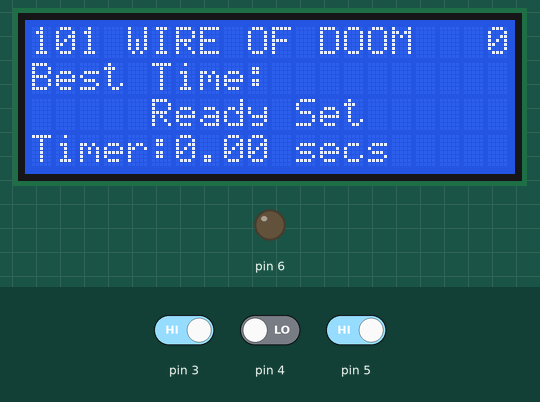
Simulated run of this sketch. Board: Arduino Uno, built with avr-gcc and run on an emulated ATmega328P. Parts: 20×4 character LCD, output pins drawn as LEDs (lit = HIGH). Inputs (shaded band) come from the test bench; at power-on: pin 3 HIGH, pin 4 LOW, pin 5 HIGH.

Above: at 1.3 s.
1.4 s: pin 3 driven LOW
At 2.0 s:
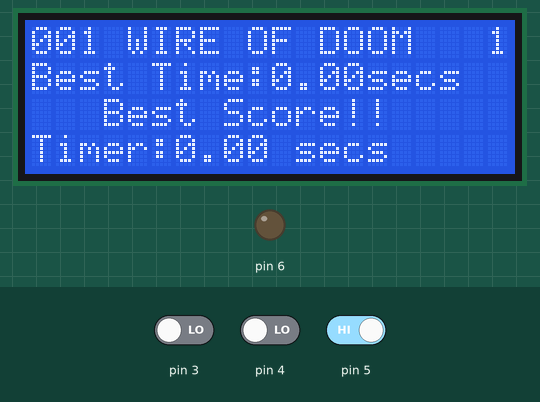
3.0 s: pin 3 driven HIGH
At 3.9 s:
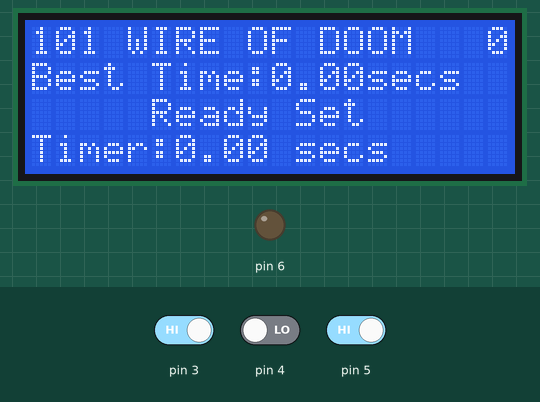
4.5 s: pin 3 driven LOW
At 5.4 s:
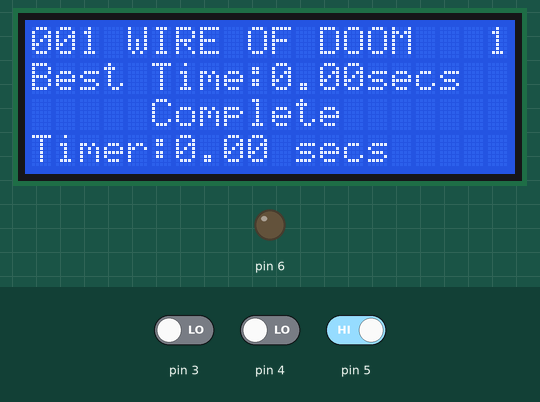
6.0 s: pin 4 driven HIGH
At 7.1 s:
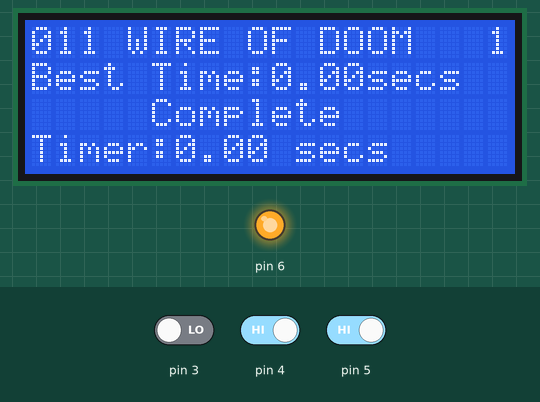
7.5 s: pin 5 driven LOW
At 8.3 s:
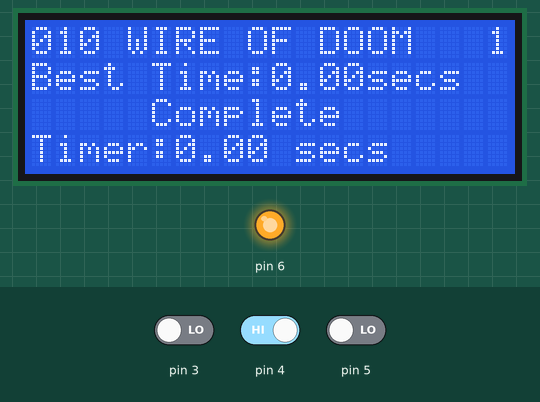
9.0 s: pin 3 driven HIGH
At 9.7 s:
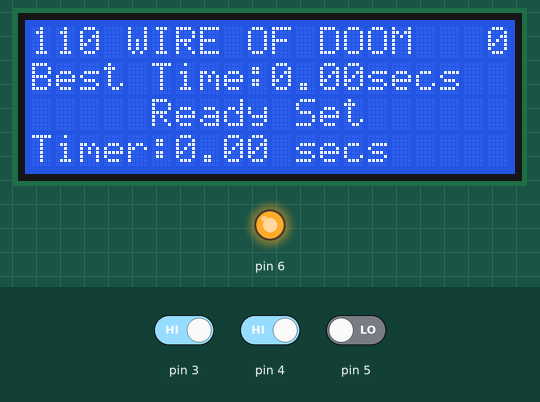
Timing chart, 0 to 11.5 s (numbered marks = the images above; inputs shaded):
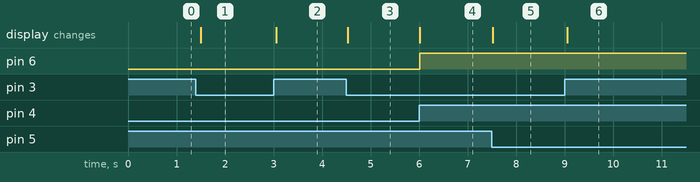

Measured:
- after the input at 1.4 s, the display: first changes after 0.10 s (image 1 shows a later state)
- after the input at 3.0 s, the display: first changes after 0.05 s (image 2 shows a later state)
- after the input at 4.5 s, the display: first changes at once (image 3 shows a later state)
- after the input at 6.0 s, pin 6: LOW → HIGH at once; the display: changes at once (image 4)
- after the input at 7.5 s, the display: changes at once (image 5)
- after the input at 9.0 s, the display: first changes after 0.05 s (image 6 shows a later state)

The sketch:

Wire-Game.ino
```cpp
//WIRE TRACE GAME
//
//
#include <Wire.h>
#include <LiquidCrystal_I2C.h>

LiquidCrystal_I2C lcd(0x27, 20, 4); // set the LCD address to 0x27 for a 20 chars and 4 line display

int TStart = 2;
int Track = 0;
int TEnd = 0;
int Trip = 0;

long startTime ;                    // start time for stop watch
long elapsedTime ;                  // elapsed time for stop watch
float endTime;                       // End time for stop watch
float BestTime = 9999999;
float elapsedTimeLCD;

void setup()
{
  pinMode(3, INPUT);
  pinMode(4, INPUT);
  pinMode(5, INPUT);
  pinMode(6, OUTPUT);

  digitalWrite(2, 1); //Turns on Wire Ring

  lcd.init();                      // initialize the lcd
  lcd.init();
  // Print a message to the LCD.
  lcd.backlight();
  lcd.setCursor(4, 0);
  lcd.print("WIRE OF DOOM");
  lcd.setCursor(0, 1);
  lcd.print("Best Time:");
  lcd.setCursor(0, 2);
  lcd.print("");
  lcd.setCursor(0, 3);
  lcd.print("Timer:0.00 secs     ");
  lcd.setCursor(19, 0);
  lcd.print(Trip);
  TStart = digitalRead(3);
  if (TStart == 0) { //Checks if game is in start position
    Trip = 1;
    lcd.setCursor(0,2);
    lcd.print("    Go to Start     ");
  }
}


void loop()
{
  TStart = digitalRead(3);
  Track = digitalRead(4);
  TEnd = digitalRead(5);

  lcd.setCursor(19, 0);
  lcd.print(Trip);

  if (TStart == 1) {
    Trip = 0;
   }

  if (Trip == 0) { // User has wire loop on start position
    if (TStart == 1) {
      lcd.setCursor(0, 2);
      lcd.print("     Ready Set      ");
      lcd.setCursor(0, 3);
      lcd.print("Timer:0.00 secs     ");
      startTime = millis();
    }

    if (TStart == 0 && Track == 1) {
      float FailTime = elapsedTimeLCD;
      lcd.setCursor(6, 3);
      lcd.print(FailTime);
      lcd.setCursor(0, 2);
      lcd.print("ALERT: Try Again!!! ");
      Trip = 1;
    } else if (TStart == 0 && TEnd == 0) { // User moves off start and timer starts
      lcd.setCursor(0, 2);
      lcd.print("        GO!!!       ");
      lcd.setCursor(6, 3);
      lcd.print("          ");
      lcd.setCursor(6, 3);
      elapsedTime = millis() - startTime;
      elapsedTimeLCD = elapsedTime;
      elapsedTimeLCD = elapsedTimeLCD / 1000;
      lcd.print(elapsedTimeLCD);
    } else if (TStart == 0 && TEnd == 1) { // User completes wire without touching
      endTime = elapsedTimeLCD;
      lcd.setCursor(6, 3);
      lcd.print(endTime);
      Trip = 1;
    lcd.setCursor(0, 2);
      lcd.print("     Complete      ");
      if (endTime < BestTime) { // Stores the Best time since last reset
        BestTime = endTime;
        lcd.setCursor(10, 1);
        lcd.print("          ");
        lcd.setCursor(10, 1);
        lcd.print(BestTime);
        lcd.print("secs");
    lcd.setCursor(0, 2);
    lcd.print("   Best Score!!    ");
      }
    }
  }

  if (Track == 1) { //Buzzer and Light Trigger
    digitalWrite(6, 1);
  } else {
    digitalWrite(6, 0);
  }


  //LCD DEBUG AREA START
  lcd.setCursor(0, 0);
  lcd.print(TStart);
  lcd.setCursor(1, 0);
  lcd.print(Track);
  lcd.setCursor(2, 0);
  lcd.print(TEnd);
  lcd.setCursor(18, 0);


}
```
